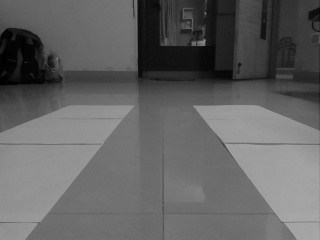
#> input picture IOT_Project/test_image1.jpg, 320 x 240 px
$ python test_one_image.py   (Python 2 division)
#> lines starting #> are read from the running program, lines starting #| are printed output that depends on the picture
import cv2
import numpy as np
import time

def load_pre_process():
	gray = cv2.imread("test_image1.jpg", 0)
#> gray is the input picture: shape (240, 320); min 0, max 169, mean 98.8

	roi = gray[120:240, :]
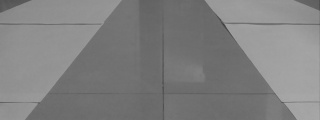
#> roi: shape (120, 320); min 59, max 169, mean 127.9
	cv2.imshow('Image', roi)
	cv2.waitKey(0)
	cv2.destroyAllWindows()

	image_array = roi.reshape(1, 38400).astype(np.float32)


	return image_array

if __name__ == "__main__":
	image_array = load_pre_process()
#> (the run stopped early here; a loop or call above may not have finished)

$ run again, with IOT_Project/test_image.jpg copied over IOT_Project/test_image1.jpg
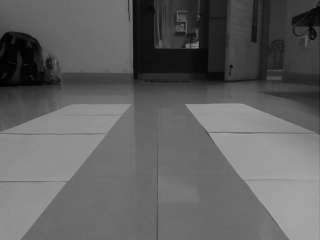
#> input picture IOT_Project/test_image.jpg, 320 x 240 px
#> in load_pre_process, gray is the input picture: shape (240, 320); min 0, max 165, mean 96.5
#> in load_pre_process, `roi = gray[120:240, :]`:
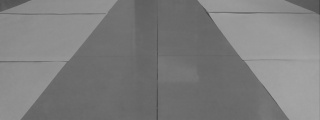
#> roi: shape (120, 320); min 70, max 165, mean 124.9
